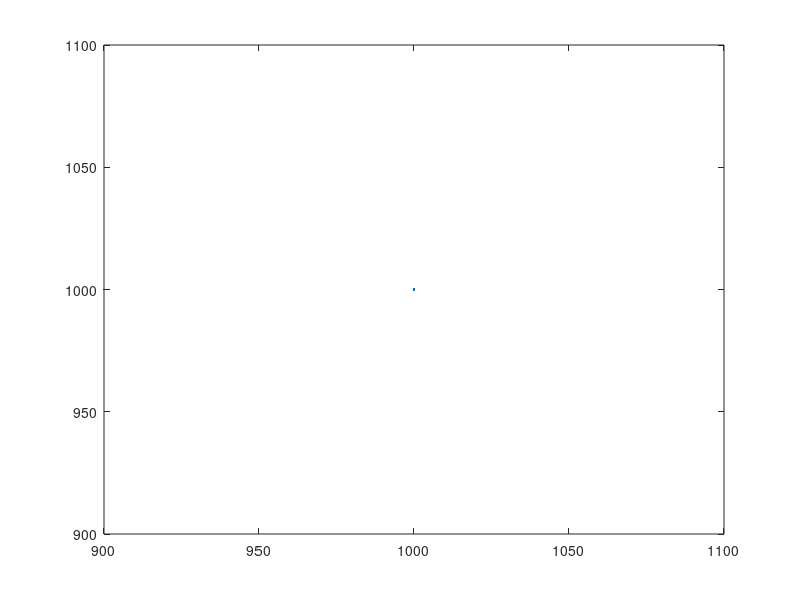

Here is the MATLAB script that generated this plot: (Note: this script raises an error after producing the figure.)
%% GENERATE SAMPLE DATA FOR FIXED NODES
button = 1;
fixedNodeNo = 0; 

%fixedNodesPositionXY(1,:) = [firstNodeId, 0, 0];
figure(1)
%plot(fixedNodesPositionXY(1,2), fixedNodesPositionXY(1,3),'o')
plot(1000,1000);
axis([-1, SQUARE_SIZE_M-1, -1, SQUARE_SIZE_M-1]);
grid on;

fprintf('Insert new nodes by clicking on image (right click to stop)\n');
while button == 1
    [x,y,button] = ginput(1);
    if button == 1
        fprintf('Node with ID:%d inserted in pos (%.2f,%.2f)!\n',firstNodeId+fixedNodeNo, x,y);
        if fixedNodeNo == 0
            fixedNodesPositionXY = [firstNodeId+fixedNodeNo , x , y];
        else
            fixedNodesPositionXY = [fixedNodesPositionXY(1:fixedNodeNo,:);[firstNodeId+fixedNodeNo , x , y]];
        end
        plot(fixedNodesPositionXY(1:fixedNodeNo+1,2), fixedNodesPositionXY(1:fixedNodeNo+1,3),'o');
        axis([-1, SQUARE_SIZE_M-1, -1, SQUARE_SIZE_M-1]);
        grid on;
        fixedNodeNo = fixedNodeNo+1;
    end
end
fprintf('%d fixed nodes inserted!\n\n',fixedNodeNo);
%% GENERATE SAMPLE DATA FOR MOVING NODES (only linear trajectories are alowed)
movingNodeNo = 0;
button = 1;
fprintf('Insert new moving nodes by clicking on image, only linear trajectories are alowed (right click to stop)\n');
while button == 1
    fprintf('Select start point (right click to stop)...\n');
    [x,y,button] = ginput(1);
    if button == 1 %continue
        start_XY = [x,y];
        fprintf('Select stop point (right click to stop)...\n');
        [x,y,button] = ginput(1);
        if button == 1 %continue
            fprintf('Node with ID:%d inserted!\n',firstNodeId+fixedNodeNo+movingNodeNo);
            
            stop_XY = [x,y];
            
            len_XY = stop_XY - start_XY;
            speed_XY = len_XY./duration_s;
            
            if movingNodeNo == 0
                movingNodePositionXY = zeros(1,3,size(t_w,2));
            end
            
            for timeNo = 1:size(t_w,2)
                movingNodePositionXY(movingNodeNo+1,:,timeNo) = [firstNodeId+fixedNodeNo+movingNodeNo, start_XY+speed_XY.*(timeNo-1).*Ts];
            end
            movingNodeNo = movingNodeNo + 1;
        end
    end
end
if movingNodeNo == 0 && fixedNodeNo == 0
    error('No node inserted!!\n');
end

fprintf('Moving nodes inserted!\n\n');
nodePositionXY_GroundTh = zeros(fixedNodeNo+movingNodeNo,3,size(t_w,2));
for timeNo = 1:size(t_w,2)
    if movingNodeNo ~= 0 && fixedNodeNo ~= 0
        nodePositionXY_GroundTh(:,:,timeNo) = [fixedNodesPositionXY ; movingNodePositionXY(:,:,timeNo)];
    elseif fixedNodeNo ~= 0
        nodePositionXY_GroundTh(:,:,timeNo) = fixedNodesPositionXY;
    elseif movingNodeNo ~= 0
        nodePositionXY_GroundTh(:,:,timeNo) = movingNodePositionXY(:,:,timeNo);
    end
    
    k_center_id = find(CENTER_ON_ID == nodePositionXY_GroundTh(:,1,timeNo));
    
    if CENTER_ON_ID ~= 0
        if size(k_center_id) == 0
            
        elseif size(k_center_id) == 1
            CENTERING_OFFSET_XY = nodePositionXY_GroundTh(k_center_id,2:3,timeNo);
            nodePositionXY_GroundTh(:,2:3,timeNo) = nodePositionXY_GroundTh(:,2:3,timeNo) - [ones(size(nodePositionXY_GroundTh(:,2:3,timeNo),1),1) * CENTERING_OFFSET_XY(1), ones(size(nodePositionXY_GroundTh(:,2:3,timeNo),1),1) * CENTERING_OFFSET_XY(2)];
        else
            error('More than one (%d) ID is %d!!\n',size(k_center_id),CENTER_ON_ID);
        end
    end
end

if CENTER_ON_ID == 0 || isempty(find(nodePositionXY_GroundTh(:,1,1) == CENTER_ON_ID,1))
    warning('It is not raccomended to run this script without centerning a node! Check CENTER_ON_ID');
end

%% CALCULATE LINKS  AND OTHERS VARIABLES NEEDED FOR THE LAYOUT
links = [];
graphEdeges_m_GroundTh = [];
for nodeNo_1 = 1:size(nodePositionXY_GroundTh,1)-1
    for nodeNo_2 = nodeNo_1+1:size(nodePositionXY_GroundTh,1)
        graphEdeges_m_link = [];
        links = cat(2,links,[nodePositionXY_GroundTh(nodeNo_1,1,1);nodePositionXY_GroundTh(nodeNo_2,1,1)]);
        for timeIndexNo = 1 : size(nodePositionXY_GroundTh,3)
            d = sqrt( (nodePositionXY_GroundTh(nodeNo_2,2,timeIndexNo) - nodePositionXY_GroundTh(nodeNo_1,2,timeIndexNo))^2 + (nodePositionXY_GroundTh(nodeNo_2,3,timeIndexNo) - nodePositionXY_GroundTh(nodeNo_1,3,timeIndexNo))^2 );
            graphEdeges_m_link = cat(1,graphEdeges_m_link,d);
        end
        graphEdeges_m_GroundTh =  cat(2,graphEdeges_m_GroundTh,graphEdeges_m_link);
    end
end
graphEdeges_m = graphEdeges_m_GroundTh;
LINKS_UNRELIABLITY = zeros(size(t_w,2),size(links,2));
AVAILABLE_IDs = nodePositionXY_GroundTh(:,1,1);

%% PLAYBACK THE GENERATED DATA
figure(2)
filename = '../output/fakeData.gif';
fps = 1/Ts*5;
colorlist2 = hsv( size(nodePositionXY_GroundTh,1) );
squareDim = SQUARE_SIZE_M/2;
fprintf('Playback data!\n\n');
for timeIndexNo = 1 : size(nodePositionXY_GroundTh,3)
    nodePositionXY_temp = nodePositionXY_GroundTh(nodePositionXY_GroundTh(:,1,timeIndexNo) ~= 0,:, timeIndexNo);
    nodesOutsideSquare = 0;
    regularNodesPositionXY_temp =  nodePositionXY_temp(nodePositionXY_temp(:,1)~=254 & nodePositionXY_temp(:,1)~=FOCUS_ID_1 & nodePositionXY_temp(:,1)~=FOCUS_ID_2,:);
    masterNodePositionXY_temp = nodePositionXY_temp(nodePositionXY_temp(:,1)==254,:);
    focusNodesPositionXY_temp = nodePositionXY_temp(nodePositionXY_temp(:,1)==FOCUS_ID_1 | nodePositionXY_temp(:,1)==FOCUS_ID_2,:);
    plot(regularNodesPositionXY_temp(:,2),regularNodesPositionXY_temp(:,3),'bo',masterNodePositionXY_temp(:,2),masterNodePositionXY_temp(:,3),'ro',focusNodesPositionXY_temp(:,2),focusNodesPositionXY_temp(:,3),'go','LineWidth',3);
    xlabel('[m]?');
    ylabel('[m]?');
    grid on;
    for nodeNo = 1 : size(nodePositionXY_temp,1)
        if PLOT_NODE_LABELS == 1
            str = sprintf('%x',nodePositionXY_temp(nodeNo,1));
            text(nodePositionXY_temp(nodeNo,2)+3,nodePositionXY_temp(nodeNo,3),str,'Color',colorlist2(nodeNo,:),'FontSize',14,'FontWeight','bold');
        end
        if nodePositionXY_temp(nodeNo,2) > squareDim || nodePositionXY_temp(nodeNo,2) < -squareDim || nodePositionXY_temp(nodeNo,3) > squareDim || nodePositionXY_temp(nodeNo,3) < -squareDim
            nodesOutsideSquare = nodesOutsideSquare + 1;
        end
    end
    str = sprintf('Time = %.0f\n %d nodes inside the sqare\n %d nodes outside the square',timeIndexNo*Ts,nodeNo-nodesOutsideSquare,nodesOutsideSquare);
    text(-squareDim+squareDim*0.1,squareDim-squareDim*0.2,str,'FontSize',10,'FontWeight','bold');
    axis([-squareDim squareDim -squareDim squareDim]);
    
    drawnow
    frame = getframe(2);
    im = frame2im(frame);
    [imind,cm] = rgb2ind(im,256);
    if timeIndexNo == 1;
        imwrite(imind,cm,filename,'gif', 'Loopcount',Inf,'delaytime',1/fps);
    else
        imwrite(imind,cm,filename,'gif','WriteMode','append','delaytime',1/fps);
    end
end


T_TAG = [];
TICK_DURATION = 1;